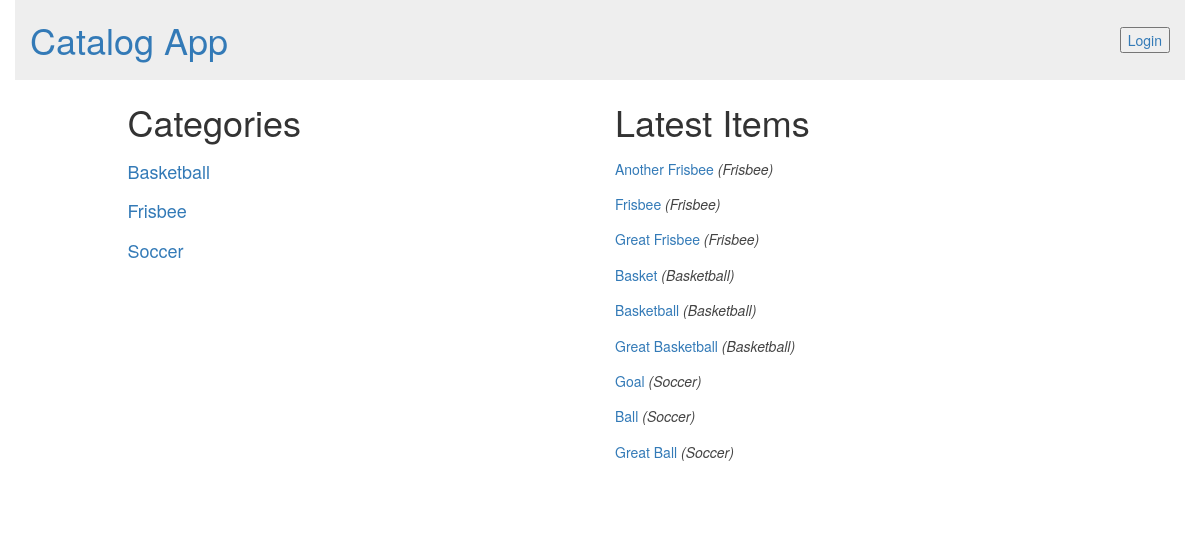
Page /catalog/ on the committed database.
### app/database_setup.py (models this page shows, shortened)
class Category(Base):
    __tablename__ = 'category'
    id = Column(Integer, primary_key=True)
    name = Column(String(250), nullable=False)
    user_id = Column(Integer, ForeignKey('user.id'))
    user = relationship(User)
    created_at = Column(DateTime, default=datetime.datetime.now)

class Item(Base):
    __tablename__ = 'item'
    name = Column(String(80), nullable=False)
    id = Column(Integer, primary_key=True)
    description = Column(String(250))
    category_id = Column(Integer, ForeignKey('category.id'))
    category = relationship(Category)
    user_id = Column(Integer, ForeignKey('user.id'))
    user = relationship(User)
    created_at = Column(DateTime, default=datetime.datetime.now)

### app/views.py (the view)
@app.route('/')
@app.route('/categories/')
@app.route('/catalog/')
def showCategories():
    categories = session.query(Category).order_by(asc(Category.name))
    latestItems = session.query(Item).order_by(desc(Item.created_at)).limit(10)
    user = userIsLoggedIn()
    return render_template('categories.html',
                           categories=categories,
                           latestItems=latestItems,
                           user=user)

### app/helper.py (called while the page is built)
def userIsLoggedIn():
    if 'username' not in login_session:
        return False
    else:
        return True

### app/templates/categories.html (shortened to what this page needs)
{% extends "main.html" %}
{% block content %}
    <div class="row content">
        <div class="col-md-1"></div>
        <div class="col-md-4 padding-none">
        <h1>Categories</h1>
        {% for category in categories %}
            <a href = "{{url_for('showCategory', category = category.name)}}">
                <div class="row">
                        <div class="col-md-10 restaurant-list">
                            <h4>{{category.name}}</h4>
                        </div>
                </div>
            </a>
        {% endfor %}
        </div>
        <div class="col-md-1 divider"></div>
        <div class="col-md-6">
        <h1>Latest Items</h1>
        {% for item in latestItems %}
            <a href = "{{url_for('showItem', category = item.category.name , item = item.name)}}">
                <div class="row">
                        <div class="col-md-10">
                            <h5>{{item.name}} <span class="metaInfo">({{item.category.name}})</span></h5>
                        </div>
                </div>
            </a>
        {% endfor %}
        <br>
        <br>
        </div>
    </div>
{% endblock %}

### app/templates/main.html (shortened to what this page needs)
<!DOCTYPE html>
<html lang="en">
    <head>
        <link rel="stylesheet" href="//netdna.bootstrapcdn.com/bootstrap/3.1.1/css/bootstrap.min.css">
        <link rel=stylesheet type=text/css href="{{ url_for('static', filename='styles.css') }}">
    </head>
    <body>
        <div class="container">
            <div class="row top-menu">
                <div class="col-md-10"><a href="{{url_for('showCategories')}}"><h1>Catalog App</h1></a></div>
                <div class="col-md-2 text-right loginButtonContainer">
                    <button type="button" class=".btn-primary">
                    {% if user %}
                        <a href="{{url_for('disconnect')}}">Logout</a>
                    {% else %}
                        <a href="{{url_for('showLogin')}}">Login</a>
                    {% endif %}
                    </button>
                </div>
            </div>
            <div class="row divider blue">
                <div class="col-md-12"></div>
            </div>
            <div class="row banner main">
                <div class="col-md-1"></div>
                <div class="col-md-11 padding-none">
                </div>
            </div>
            {% block content %}
            {% endblock %}
        </div>
    </body>
</html>

### app/static/styles.css (style rules this page uses)
.loginButtonContainer { height: 80px; display: flex; align-items: center; justify-content: flex-end; }
.metaInfo { color: #444444; font-style: italic; }
.top-menu { background-color: #eeeeee }

### rows in the picture
Category: name "Basketball"
Category: name "Frisbee"
Category: name "Soccer"
Item: name "Another Frisbee", category.name "Frisbee"
Item: name "Frisbee", category.name "Frisbee"
Item: name "Great Frisbee", category.name "Frisbee"
Item: name "Basket", category.name "Basketball"
Item: name "Basketball", category.name "Basketball"
Item: name "Great Basketball", category.name "Basketball"
Item: name "Goal", category.name "Soccer"
Item: name "Ball", category.name "Soccer"
Item: name "Great Ball", category.name "Soccer"
